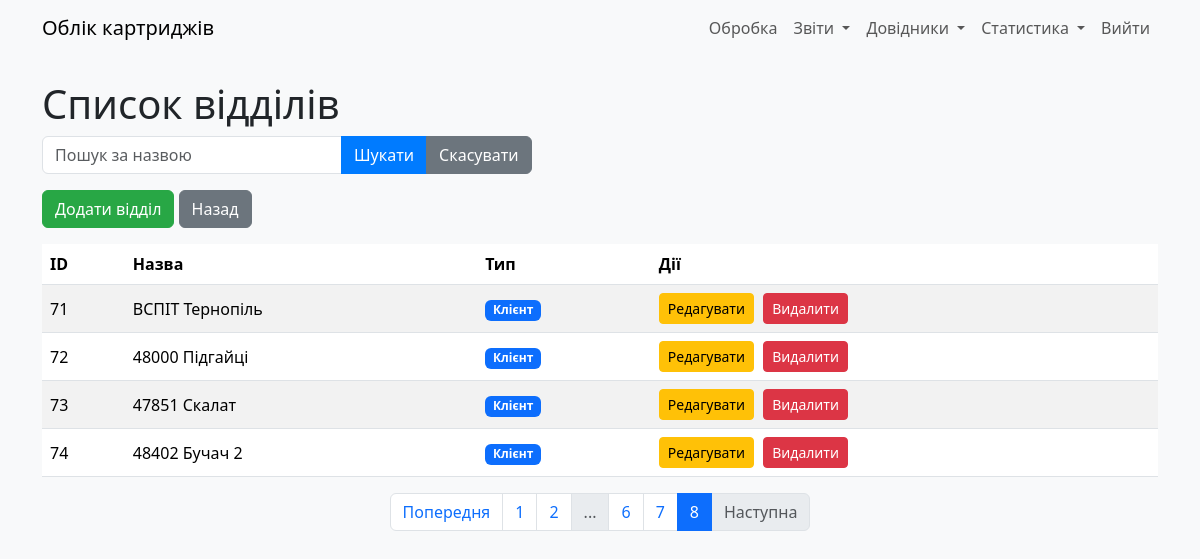
Page /refill_depts?page=8&search= (signed in) on the earlier database version.
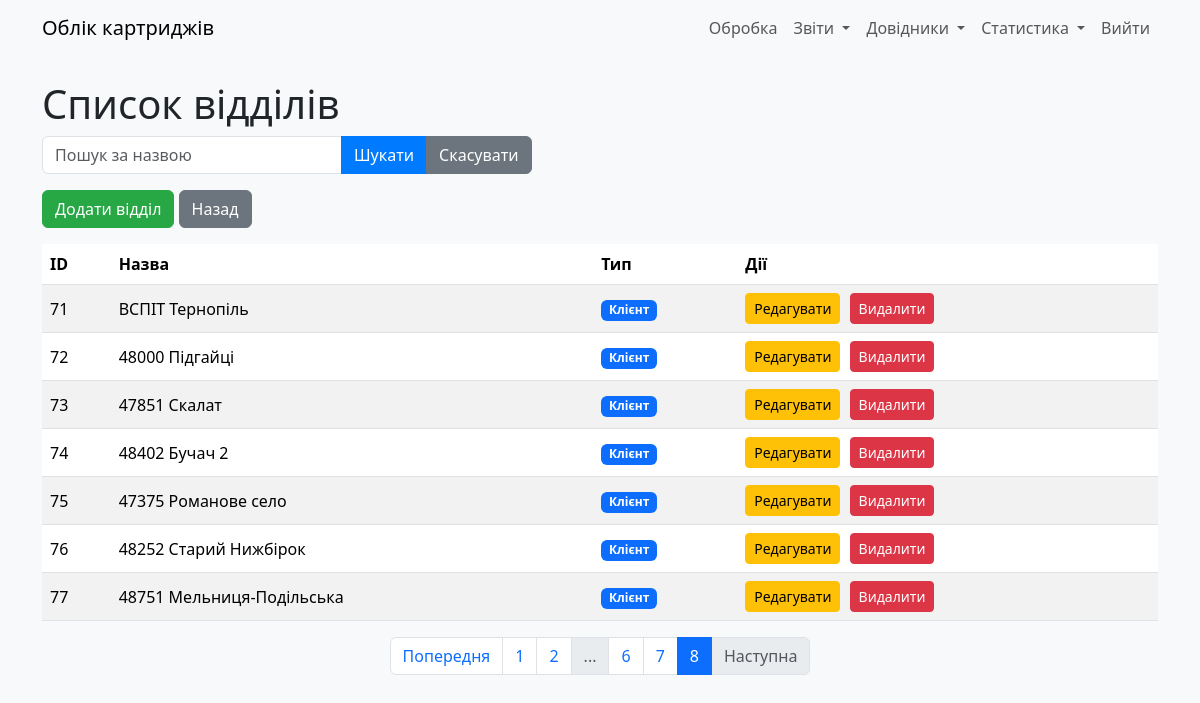
Same page on the later database version.
### models.py (models this page shows)
class RefillDept(db.Model):
    __tablename__ = "refill_dept"
    id: Mapped[int] = mapped_column(primary_key=True)
    deptname: Mapped[str] = mapped_column(String(30))
    addr1: Mapped[str] = mapped_column(String(255))
    addr2: Mapped[str] = mapped_column(String(255))
    addr3: Mapped[str] = mapped_column(String(255))
    addr4: Mapped[str] = mapped_column(String(255))
    addr5: Mapped[str] = mapped_column(String(255))
    is_exec: Mapped[int] = mapped_column(Integer, server_default=literal(0))
    user_updated: Mapped[int] = mapped_column(ForeignKey(User.id))
    time_updated: Mapped[DateTime] = mapped_column(DateTime, server_default=func.now())

### app.py (the view)
@app.route('/refill_depts')
@login_required
def refill_depts():
    search = request.args.get('search', '')
    page = request.args.get('page', 1, type=int)
    per_page = 10  # Кількість записів на сторінці
    query = RefillDept.query.filter(RefillDept.deptname.ilike(f'%{search}%'))
    pagination = query.paginate(page=page, per_page=per_page)
    return render_template('refill_depts.html',
                           depts=pagination.items,
                           pagination=pagination,
                           search=search)

### app.py (called while the page is built)
@login_manager.user_loader
def load_user(user_id):
    return User.query.get(int(user_id))

### templates/refill_depts.html (shortened to what this page needs)
{% extends "base.html" %}
{% block content %}
    <h1>Список відділів</h1>
    <form method="GET" class="mb-3">
        <div class="input-group">
            <input type="text" name="search" class="form-control" placeholder="Пошук за назвою" value="{{ search }}">
            <button type="submit" class="btn btn-primary">Шукати</button>
            <a href="{{ url_for('refill_depts') }}" class="btn btn-secondary">Скасувати</a>
        </div>
    </form>
    <div class="mb-3">
        <a href="{{ url_for('add_refill_dept') }}" class="btn btn-success">Додати відділ</a>
        <a href="{{ url_for('index') }}" class="btn btn-secondary">Назад</a>
    </div>
    <table class="table table-striped">
        <thead>
            <tr>
                <th>ID</th>
                <th>Назва</th>
                <th>Тип</th>
                <th>Дії</th>
            </tr>
        </thead>
        <tbody>
            {% for dept in depts %}
            <tr>
                <td>{{ dept.id }}</td>
                <td>{{ dept.deptname }}</td>
                <td>
                    {% if dept.is_exec %}
                        <span class="badge bg-success">Виконавець</span>
                    {% else %}
                        <span class="badge bg-primary">Клієнт</span>
                    {% endif %}
                </td>
                <td>
                    <a href="{{ url_for('edit_refill_dept', dept_id=dept.id) }}" class="btn btn-warning btn-sm">Редагувати</a>
                    <form action="{{ url_for('delete_refill_dept', dept_id=dept.id) }}" method="POST" class="d-inline" onsubmit="return confirm('Ви впевнені, що хочете видалити цей відділ?');">
                        <button type="submit" class="btn btn-danger btn-sm">Видалити</button>
                    </form>
                </td>
            </tr>
            {% endfor %}
        </tbody>
    </table>
    <nav aria-label="Page navigation">
        <ul class="pagination justify-content-center">
            {% if pagination.has_prev %}
                <li class="page-item">
                    <a class="page-link" href="{{ url_for('refill_depts', page=pagination.prev_num, search=search) }}">Попередня</a>
                </li>
            {% else %}
                <li class="page-item disabled">
                    <span class="page-link">Попередня</span>
                </li>
            {% endif %}
            {% for page_num in pagination.iter_pages() %}
                {% if page_num %}
                    {% if page_num == pagination.page %}
                        <li class="page-item active">
                            <span class="page-link">{{ page_num }}</span>
                        </li>
                    {% else %}
                        <li class="page-item">
                            <a class="page-link" href="{{ url_for('refill_depts', page=page_num, search=search) }}">{{ page_num }}</a>
                        </li>
                    {% endif %}
                {% else %}
                    <li class="page-item disabled">
                        <span class="page-link">...</span>
                    </li>
                {% endif %}
            {% endfor %}
            {% if pagination.has_next %}
                <li class="page-item">
                    <a class="page-link" href="{{ url_for('refill_depts', page=pagination.next_num, search=search) }}">Наступна</a>
                </li>
            {% else %}
                <li class="page-item disabled">
                    <span class="page-link">Наступна</span>
                </li>
            {% endif %}
        </ul>
    </nav>
{% endblock %}

### templates/base.html (shortened to what this page needs)
<!DOCTYPE html>
<html lang="uk">
<head>
    <link rel="stylesheet" href="{{ url_for('static', filename='css/bootstrap.min.css') }}">
    <link rel="stylesheet" href="{{ url_for('static', filename='css/style.css') }}">
</head>
<body>
    <nav class="navbar navbar-expand-lg navbar-light bg-light">
        <div class="container">
            <a class="navbar-brand" href="{{ url_for('index') }}">Облік картриджів</a>
            <div class="collapse navbar-collapse" id="navbarNav">
                <ul class="navbar-nav ms-auto">
                    {% if current_user.is_authenticated %}
                        <li class="nav-item">
                            <a class="nav-link" href="{{ url_for('mass_input') }}">Обробка</a>
                        </li>
                        <li class="nav-item dropdown">
                            <a class="nav-link dropdown-toggle" href="#" id="navbarDropdownReports" role="button" data-bs-toggle="dropdown" aria-expanded="false">
                                Звіти
                            </a>
                        </li>
                        <li class="nav-item dropdown">
                            <a class="nav-link dropdown-toggle" href="#" id="navbarDropdownRefs" role="button" data-bs-toggle="dropdown" aria-expanded="false">
                                Довідники
                            </a>
                        </li>
                        <li class="nav-item dropdown">
                            <a class="nav-link dropdown-toggle" href="#" id="navbarDropdownStats" role="button" data-bs-toggle="dropdown" aria-expanded="false">
                                Статистика
                            </a>
                        </li>
                        <li class="nav-item">
                            <a class="nav-link" href="{{ url_for('logout') }}">Вийти</a>
                        </li>
                    {% else %}
                        <li class="nav-item">
                            <a class="nav-link" href="{{ url_for('login') }}">Увійти</a>
                        </li>
                    {% endif %}
                </ul>
            </div>
        </div>
    </nav>
    <div class="container mt-4">
        {% block content %}{% endblock %}
    </div>
</body>
</html>

### static/css/style.css (style rules this page uses)
body { background-color: #f8f9fa; }
.table th, .table td { vertical-align: middle; }
.form-control, .form-select { max-width: 300px; }
.btn-sm { margin-right: 5px; }
.navbar-nav .nav-link { padding-left: 10px; padding-right: 10px; }
.btn-primary { background-color: #007bff; border-color: #007bff; }
.btn-warning { background-color: #ffc107; border-color: #ffc107; color: #000; }
.btn-success { background-color: #28a745; border-color: #28a745; }
.btn-secondary { background-color: #6c757d; border-color: #6c757d; }

Differences in the rows shown:
added RefillDept: id "75", deptname "47375 Романове село", is_exec "Клієнт"
added RefillDept: id "76", deptname "48252 Старий Нижбірок", is_exec "Клієнт"
added RefillDept: id "77", deptname "48751 Мельниця-Подільська", is_exec "Клієнт"
